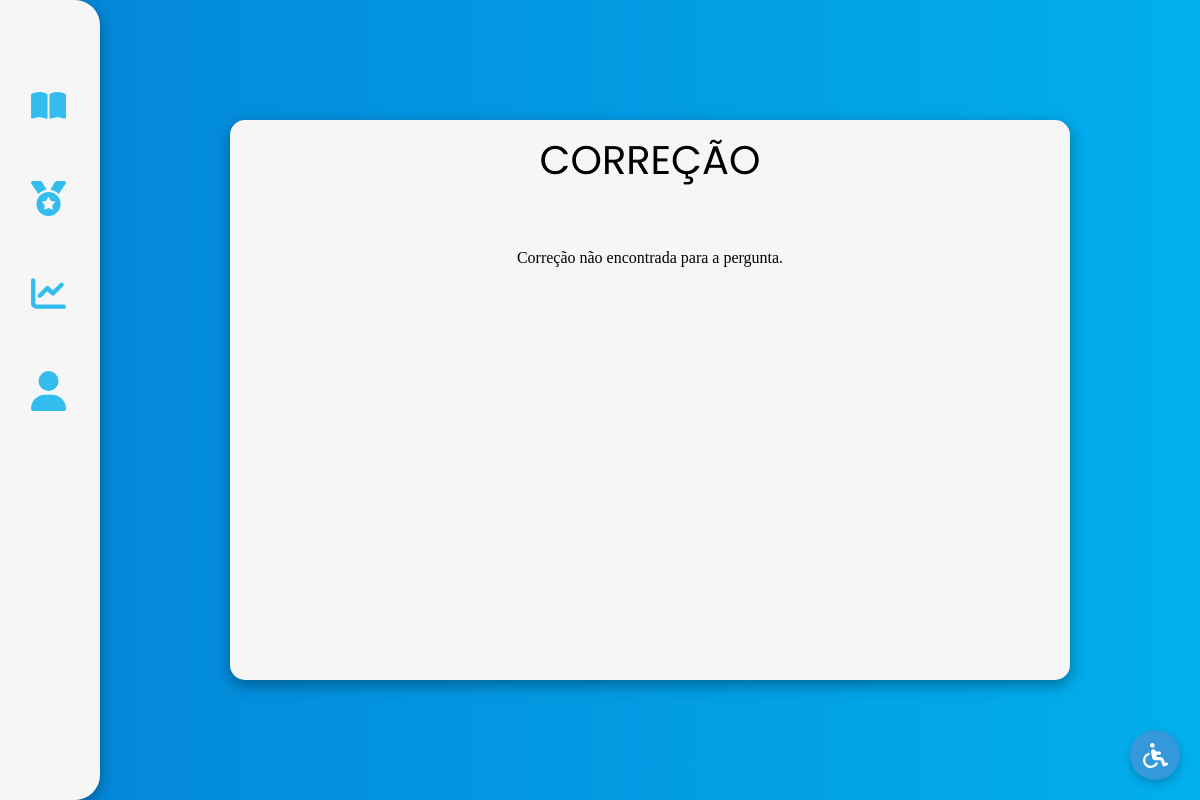
The page /app/public/src/funcoes/correcaodetalhada.php?pergunta_id=2 (signed in) on the database as committed earlier.
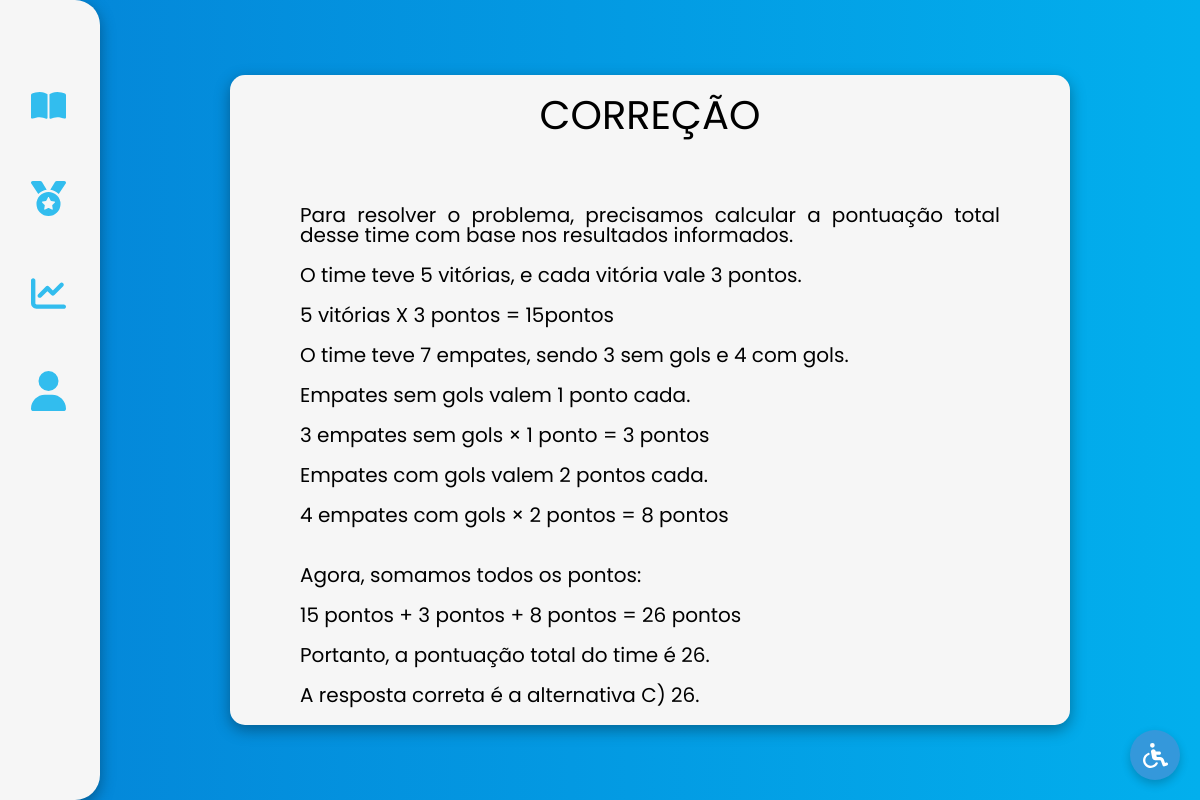
The same page on the database as committed later.
### tables this page shows
CREATE TABLE `correcoes` (
  `correcao_id` int(11) NOT NULL,
  `pergunta_id` int(11) DEFAULT NULL,
  `texto` text DEFAULT NULL
);

### app/public/src/funcoes/correcaodetalhada.php (the view, shortened to what this page needs)
<?php
    include_once('../autenticacao/connect.php');
?>
<!DOCTYPE html>
<html lang="en">
<head>
    <link rel="stylesheet" href="../../assets/css/reset.css">
    <link rel="stylesheet" href="../../assets/css/correcaodetalhada.css">
    <link rel="stylesheet" href="../../assets/css/navbargambiarra.css">
</head>
<body>
    <div class="container">
        <?php include ('../../assets/components/navbargambiarra.php'); ?>
        <div class="contentwrapper">
            <div class="cdetalhadawrapper">
                <h1 class="cdetalhadah1">CORREÇÃO</h1>
                <?php
                    if (isset($_GET['pergunta_id'])) {
                        $perguntaId = intval($_GET['pergunta_id']);
                        if ($conexao) {
                            $sqlCorrecao = "SELECT texto FROM correcoes WHERE pergunta_id = ?";
                            $stmtCorrecao = $conexao->prepare($sqlCorrecao);
                            if ($stmtCorrecao) {
                                $stmtCorrecao->bind_param('i', $perguntaId);
                                $stmtCorrecao->execute();
                                $stmtCorrecao->bind_result($correcaoTexto);
                                if ($stmtCorrecao->fetch()) {
                                    echo "<p class='cdp'>" . nl2br(htmlspecialchars($correcaoTexto)) . "</p>";
                                } else {
                                    echo "<p >Correção não encontrada para a pergunta.</p>";
                                }
                            } else {
                                echo "<p>Erro ao preparar a consulta: " . htmlspecialchars($conexao->error) . "</p>";
                            }
                        } else {
                            echo "<p>Erro de conexão com o banco de dados.</p>";
                        }
                    } else {
                        echo "<p>Identificador de pergunta não informado.</p>";
                    }
                ?>
            </div>
        </div>
    </div>
    <?php include ('../../assets/components/acbbotao.php'); ?>
</body>
</html>

### app/public/assets/components/navbargambiarra.php (shortened to what this page needs)
<!DOCTYPE html>
<html lang="en">
<head>
    <link rel="stylesheet" href="../css/navbargambiarra.css">
</head>
<body>
<nav class="menuLateral">
    <ul>
    <li class="itemMenu">
            <a href="../../src/funcoes/home.php">
            </a>
        </li>
        <li class="itemMenu">
            <a href="../../src/funcoes/ranking.php">
            </a>
        </li>
        <li class="itemMenu">
            <a href="../../src/funcoes/estatisticas.php">
            </a>
        </li>
        <li class="itemMenu">
            <a href="../../src/funcoes/perfil.php">
            </a>
        </li>
    </ul>
</nav>
</body>
</html>

### app/public/assets/components/acbbotao.php (shortened to what this page needs)
<!DOCTYPE html>
<html lang="en">
<head>
    <link rel="stylesheet" href="../../assets/css/acbbotao.css">
</head>
<body>
    <a href="../../src/funcoes/acessibilidade.php">
     <div class="botao-fixo">
     </div>
     </a>
</body>
</html>

### app/public/assets/css/correcaodetalhada.css (style rules this page uses)
* { padding: 0; margin: 0; box-sizing: border-box; font-family: 'poppins' sans-serif; color: black; }
body { background-image: linear-gradient(to right, #0485D8, #02AFED); }
.container { display: flex; flex-direction: row; }
.contentwrapper { display: flex; text-align: center; justify-content: center; align-items: center; width: 100vw; height: 100vh; }
.cdetalhadawrapper { padding: 20px 70px; display: flex; flex-direction: column; width: 70vw; min-height: 70vh; height: auto; align-items: center; gap: 30px; text-align: center; border-radius: 15px; box-shadow: rgba(0, 0, 0, 0.35) 0px 5px 15px; margin-left: 350px; background-color: #F6F6F6; }
.cdetalhadah1 { font-family: 'poppins', sans-serif; color: black; padding-bottom: 40px; }
.cdp { font-family: 'poppins', sans-serif; font-size: 20px; text-align: justify; }
h1 { font-family: 'poppins' sans-serif; color: black; }
p { font-family: 'poppins' sans-serif; color: black; }
@media (max-width: 1400px) { .cdetalhadawrapper { margin-left: 100px; width: 70vw; } }

### app/public/assets/css/navbargambiarra.css (style rules this page uses)
* { margin: 0; padding: 0; box-sizing: border-box; }
h1 { color: #02AFED; font-family: 'rakkas', sans-serif; font-size: 40px; text-align: center; width: 100%; padding-bottom: 20px; }
nav.menuLateral { position: fixed; width: 350px; height: 100vh; background-color: #f6f6f6; padding: 40px 0px 40px 1%; flex-shrink: 0; top: 0; left: 0; overflow: hidden; transition: .5s; border-top-right-radius: 25px; border-bottom-right-radius: 25px; box-shadow: rgba(0, 0, 0, 0.35) 0px 5px 15px; }
ul { height: 100%; list-style-type: none; padding-top: 30px; }
ul li.itemMenu { transition: .2s; }
ul li.itemMenu a { color: #02AFED; text-decoration: none; font-size: 20px; padding: 20px 4%; display: flex; margin-bottom: 20px; line-height: 40px; }
ul li.itemMenu a .iconNav { margin-left: 49px; width: 35px; opacity: 0.8; transition: opacity 0.5s; }
@media screen and (max-width:1400px) { nav.menuLateral { width: 100px; } }
@media screen and (max-width:1400px) { ul li.itemMenu a .iconNav { margin-left: 15px; width: 35px; opacity: 0.8; transition: opacity 0.5s; } }

### app/public/assets/css/acbbotao.css (style rules this page uses)
.botao-fixo { position: fixed; bottom: 20px; right: 20px; width: 50px; height: 50px; background-color: #3498db; border-radius: 50%; display: flex; justify-content: center; align-items: center; z-index: 1000; box-shadow: 0px 4px 10px rgba(0, 0, 0, 0.2); cursor: pointer; }
.botao-svg { width: 25px; height: 25px; }

Rows that differ between the two databases and show on the page:
added correcoes: texto "Para resolver o problema, precisamos calcular a pontuação total desse time com base nos resultados informados. O time teve 5 vitórias, e cada vitória vale 3 pontos. 5 vitórias X 3 pontos = 15pontos O time teve 7 empates, sendo 3 sem gols e 4 com gols. Empates sem gols valem 1 ponto cada. 3 empates sem gols × 1 ponto = 3 pontos Empates com gols valem 2 pontos cada. 4 empates com gols × 2 pontos = 8 pontos Agora, somamos todos os pontos: 15 pontos + 3 pontos + 8 pontos = 26 pontos Portanto, a pontuação total do time é 26. A resposta correta é a alternativa C) 26."
Other text that changed with them:
text no longer shown: "Correção não encontrada para a pergunta."
